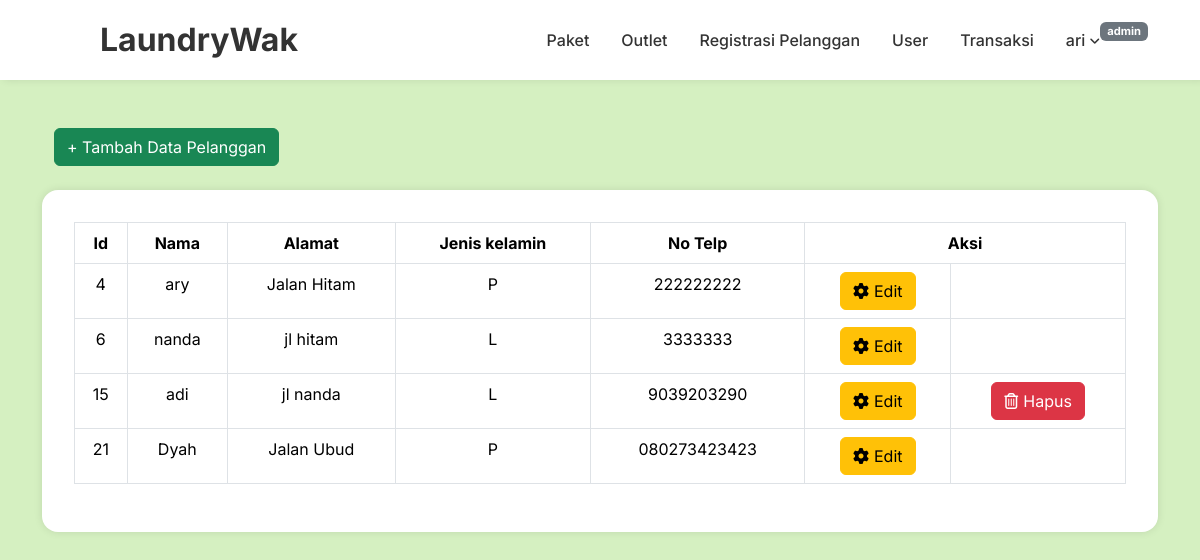
The page /dashboard/dashboard.php?page=register_pelanggan (signed in) on the database its author committed.
### tables this page shows
CREATE TABLE `tb_member` (
  `id` int(11) NOT NULL,
  `nama` varchar(100) NOT NULL,
  `alamat` text NOT NULL,
  `jenis_kelamin` enum('L','P') NOT NULL,
  `tlp` varchar(15) NOT NULL
);

### register_pelanggan/register_pelanggan.php (the view, shortened to what this page needs)
<div class="container mt-4">
    <div class="container d-flex">
        <div class="nigga">
            <a class="btn btn-success" href="dashboard.php?page=tambah_register_pelanggan">+ Tambah Data Pelanggan</a>
        </div>
    </div>
    <div class="container mt-4" style="text-align: center;">
        <table class="table table-bordered">
            <tr>
                <th>Id</th>
                <th>Nama</th>
                <th>Alamat</th>
                <th>Jenis kelamin</th>
                <th>No Telp</th>
                <th colspan="2">Aksi</th>
            </tr>
            <?php
            $query = mysqli_query($koneksi, "SELECT * FROM tb_member");
            while($baris = mysqli_fetch_assoc($query)){
            ?>
            <tr>
                <td><?= $baris['id']; ?></td>
                <td><?= $baris['nama']; ?></td>
                <td><?= $baris['alamat']; ?></td>
                <td><?= $baris['jenis_kelamin']; ?></td>
                <td><?= $baris['tlp']; ?></td>
                <td>
                    <a class="btn btn-warning" onclick="return confirm('apakah ingin mengedit data pelanggan?')" href="dashboard.php?page=edit_register_pelanggan&id=<?= $baris['id'];?>"><i class="fa-solid fa-gear" style="margin-right: 5px;"></i>Edit</a>
                </td>
                <?php
                    $id = $baris['id'];
                    $result = mysqli_query($koneksi, "SELECT COUNT(*) as total FROM tb_outlet INNER JOIN tb_transaksi ON tb_outlet.id = tb_transaksi.id_outlet WHERE tb_transaksi.id_member = '$id'");
                    if ($result) {
                        $hide_delete = mysqli_fetch_row($result);
                        if ($hide_delete['0'] == 0) {
                    ?>
                    <td class="text-center">
                        <a class="btn btn-danger btn-delete" onclick="return confirm('Apakah Anda yakin ingin menghapus data?')" href="../register_pelanggan/delete_register_pelanggan.php?id=<?= $baris['id']; ?>" ><i class="fa-regular fa-trash-can" style="margin-right: 5px;"></i>Hapus</a>
                    </td>
                    <?php
                        } else {
                            echo "<td></td>";
                        }
                    } else {
                        echo "<td></td>";
                    }
                    ?>
            </tr>
            <?php
            }
            ?>
        </table>
    </div>
</div>

### dashboard/style.css (style rules this page uses)
* { margin: 0; padding: 0; box-sizing: border-box; font-family: "Inter", sans-serif; }
*, *::after, *::before { box-sizing: border-box; }
body { margin: 0; padding: 0; min-height: 100vh; background-color: #D5F0C1 !important; background-size: cover; background-position: center; isolation: isolate; position: relative; }
div:has(> table) { font-family: "Inter", sans-serif; width: 100%; background-color: white !important; padding-block: 2rem; padding-inline: 2rem !important; border-radius: 1rem; box-shadow: 0 0 .5rem 0 rgb(0 0 0 / .1); display: flex; gap: 1rem; flex-direction: column; align-items: start; }
table { margin: 0; }
table :is(.tr, td, th, thead, tbody) { background-color: transparent !important; }
body { font-family: Arial, sans-serif; margin: 0; background-color: #f0f0f0; }

### dashboard/dashboard.php (style rules this page uses)
body { font-family: Arial, sans-serif; margin: 0; padding: 0; }

### rows shown on the page
tb_member: id "4", nama "ary", alamat "Jalan Hitam", jenis_kelamin "P", tlp "222222222"
tb_member: id "6", nama "nanda", alamat "jl hitam", jenis_kelamin "L", tlp "3333333"
tb_member: id "15", nama "adi", alamat "jl nanda", jenis_kelamin "L", tlp "9039203290"
tb_member: id "21", nama "Dyah", alamat "Jalan Ubud", jenis_kelamin "P", tlp "080273423423"

### other values the page prints
$_SESSION['username'] "ari"
$_SESSION['level'] "admin"
